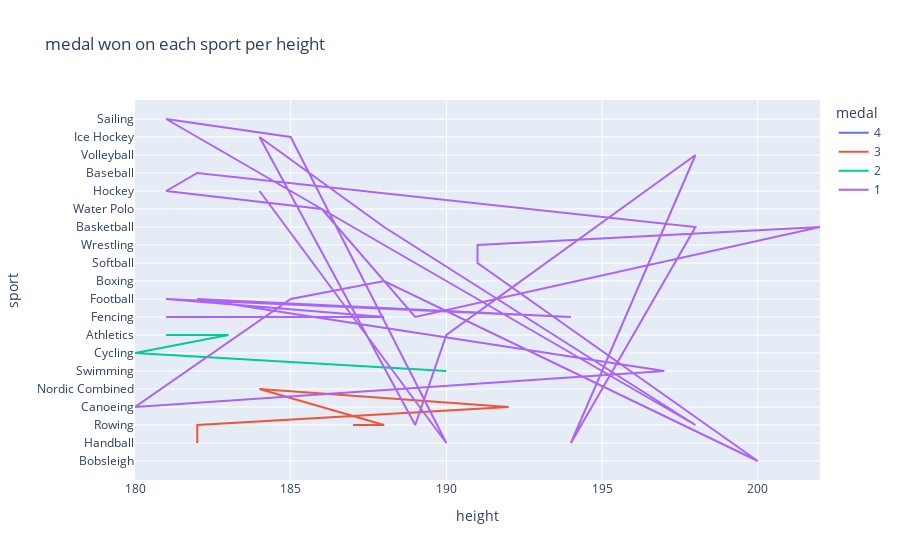

The notebook cell this image was saved under:
### Code cell
fig3.show()

### Figure 1 — Plotly figure (JSON) as saved in the notebook; plotly's stock layout.template omitted (floating-point values rounded to 4 significant figures)
{"data": [{"hovertemplate": "medal=4<br>height=%{x}<br>sport=%{y}<extra></extra>", "legendgroup": "4", "line": {"color": "#636efa", "dash": "solid"}, "marker": {"symbol": "circle"}, "mode": "lines", "name": "4", "orientation": "h", "showlegend": true, "type": "scatter", "x": [190], "xaxis": "x", "y": ["Bobsleigh"], "yaxis": "y"}, {"hovertemplate": "medal=3<br>height=%{x}<br>sport=%{y}<extra></extra>", "legendgroup": "3", "line": {"color": "#EF553B", "dash": "solid"}, "marker": {"symbol": "circle"}, "mode": "lines", "name": "3", "orientation": "h", "showlegend": true, "type": "scatter", "x": [182, 182, 192, 184, 188, 187], "xaxis": "x", "y": ["Handball", "Rowing", "Canoeing", "Nordic Combined", "Rowing", "Rowing"], "yaxis": "y"}, {"hovertemplate": "medal=2<br>height=%{x}<br>sport=%{y}<extra></extra>", "legendgroup": "2", "line": {"color": "#00cc96", "dash": "solid"}, "marker": {"symbol": "circle"}, "mode": "lines", "name": "2", "orientation": "h", "showlegend": true, "type": "scatter", "x": [190, 180, 183, 182, 181], "xaxis": "x", "y": ["Swimming", "Cycling", "Athletics", "Athletics", "Athletics"], "yaxis": "y"}, {"hovertemplate": "medal=1<br>height=%{x}<br>sport=%{y}<extra></extra>", "legendgroup": "1", "line": {"color": "#ab63fa", "dash": "solid"}, "marker": {"symbol": "circle"}, "mode": "lines", "name": "1", "orientation": "h", "showlegend": true, "type": "scatter", "x": [181, 188, 181, 194, 182, 197, 180, 185, 188, 200, 191, 191, 202, 189, 186, 181, 182, 198, 194, 198, 190, 189, 184, 188, 198, 181, 185, 190, 184], "xaxis": "x", "y": ["Fencing", "Fencing", "Football", "Fencing", "Football", "Swimming", "Canoeing", "Football", "Boxing", "Bobsleigh", "Softball", "Wrestling", "Basketball", "Fencing", "Water Polo", "Hockey", "Baseball", "Basketball", "Handball", "Volleyball", "Athletics", "Rowing", "Ice Hockey", "Basketball", "Rowing", "Sailing", "Ice Hockey", "Handball", "Hockey"], "yaxis": "y"}], "layout": {"legend": {"title": {"text": "medal"}, "tracegroupgap": 0}, "title": {"text": "medal won on each sport per height"}, "xaxis": {"anchor": "y", "domain": [0, 1], "title": {"text": "height"}}, "yaxis": {"anchor": "x", "domain": [0, 1], "title": {"text": "sport"}}}}
